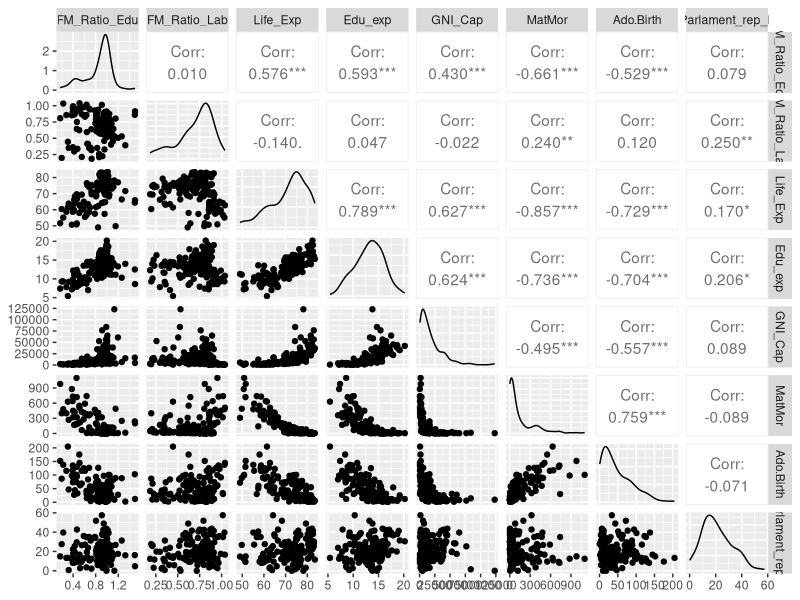
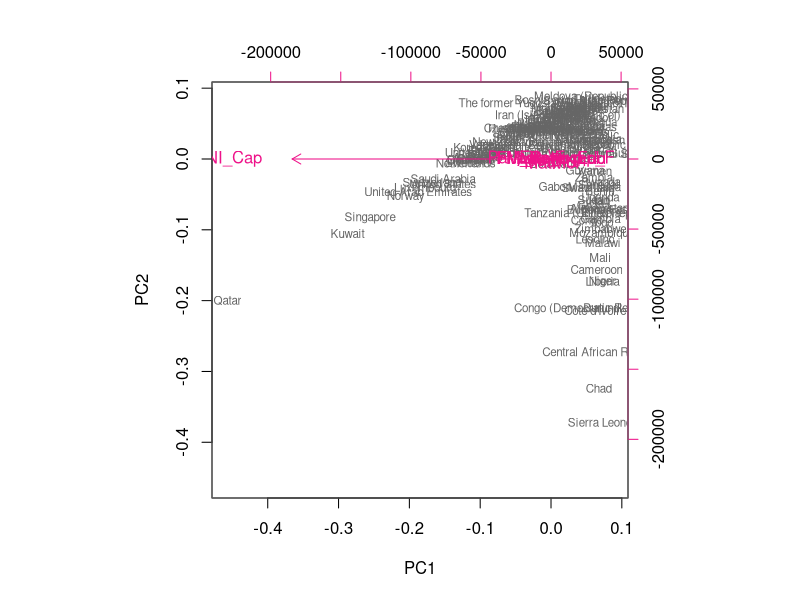
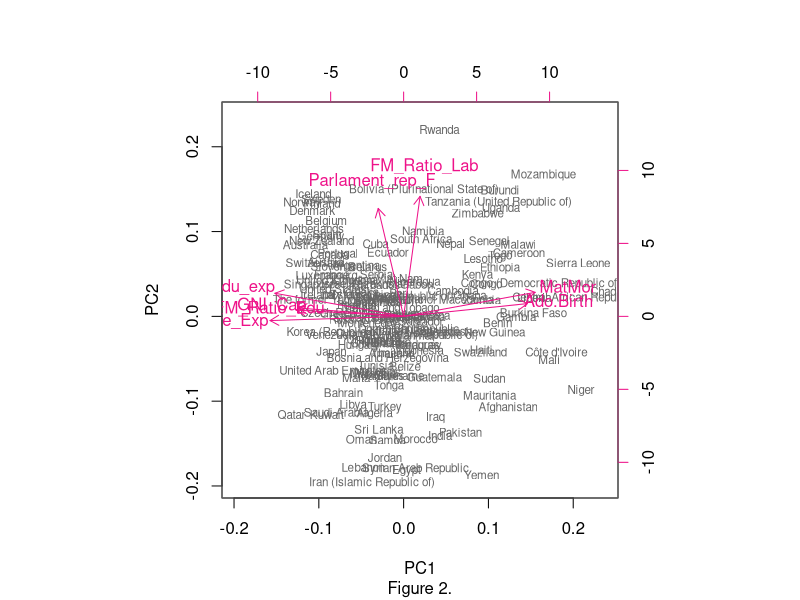
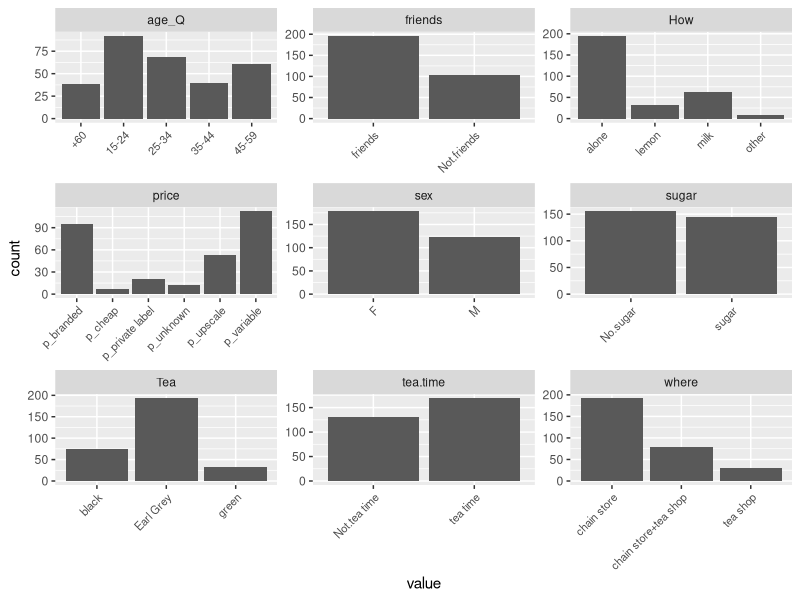
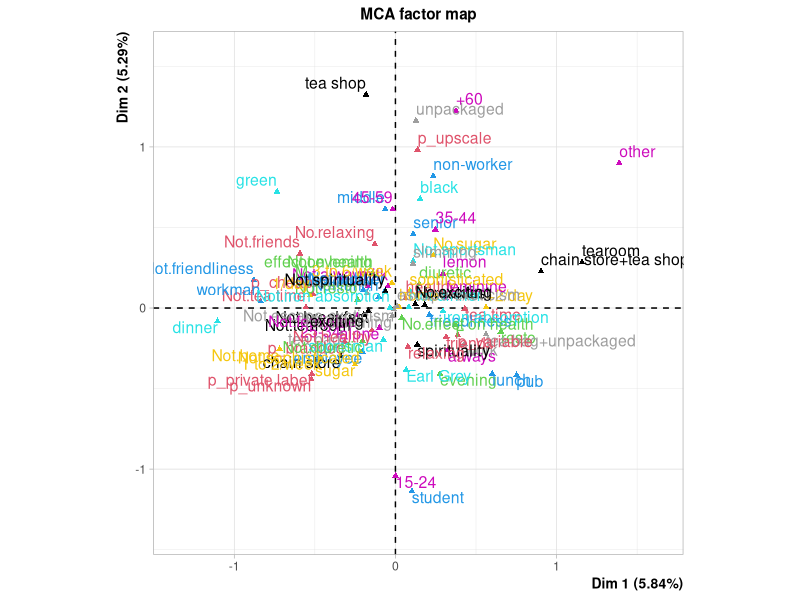
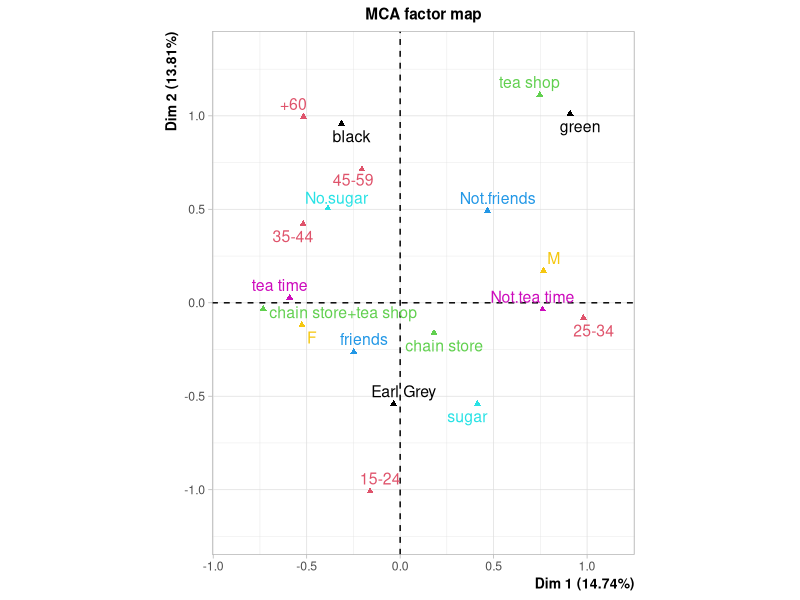

Write R code to recreate these figures, in order.
## ---- chunk 1
library(dplyr)
library(ggplot2)
library(GGally)
library(stringr)
library(tidyr)
human <- read.csv("data/human.csv", row.names = 1, header=TRUE)
## ---- chunk 2
# explore data dimension and structures
dim(human)
str(human)
## ---- chunk 3
ggpairs(human)
summary(human)
#library(corrplot)
#corrplot(human)
## ---- chunk 4
# perform principal component analysis (with the SVD method)
pca_human1 <- prcomp(human)

# draw a biplot of the principal component representation and the original variables
biplot(pca_human1, choices = 1:2, cex = c(0.7, 1), col = c("grey40", "deeppink2"))
## ---- chunk 5
# standardize the variables
human_std <- scale(human)

# perform principal component analysis (with the SVD method)
pca_human2 <- prcomp(human_std)

# draw a biplot of the principal component representation and the original variables
biplot(pca_human2, choices = 1:2, cex = c(0.7, 1), col = c("grey40", "deeppink2"), main = " ", sub = "Figure 2.")
#fig.cap = "caption"
## ---- chunk 6
library(FactoMineR)
data("tea")
str(tea)
dim(tea)
#summary(tea)
## ---- chunk 7
tea$age2 <- cut(tea$age, breaks = c(15, 25, 35, 45, 55, 65, 75, 85))
tea_ <- select(tea, -age)
## ---- chunk 8
tea_ <- select(tea_, -age2) #overlyhonestmethods
## ---- chunk 9
# column names to keep in the dataset
keep_columns <- c("Tea", "How", "age_Q", "where", "friends", "sugar", "price", "tea.time", "sex")

# select the 'keep_columns' to create a new dataset tea_time
tea_time <- select(tea_, one_of(keep_columns))

gather(tea_time) %>% ggplot(aes(value)) + facet_wrap("key", scales = "free") + geom_bar() + theme(axis.text.x = element_text(angle = 45, hjust = 1, size = 8))
## ---- chunk 10
# multiple correspondence analysis
mca <- MCA(tea_, graph = FALSE)

# summary of the model
summary(mca)

# visualize MCA
plot(mca, invisible=c("ind"), habillage = "quali")
# plot(mca, invisible=c("ind","var"))
## ---- chunk 11

tea_time2 <- select(tea_time, -price, -How)

# multiple correspondence analysis
mca_sub <- MCA(tea_time2, graph = FALSE)

# summary of the model
summary(mca_sub)

# visualize MCA
plot(mca_sub, invisible=c("ind"), habillage = "quali")
# plot(mca, invisible=c("ind","var"))
## ---- chunk 12
